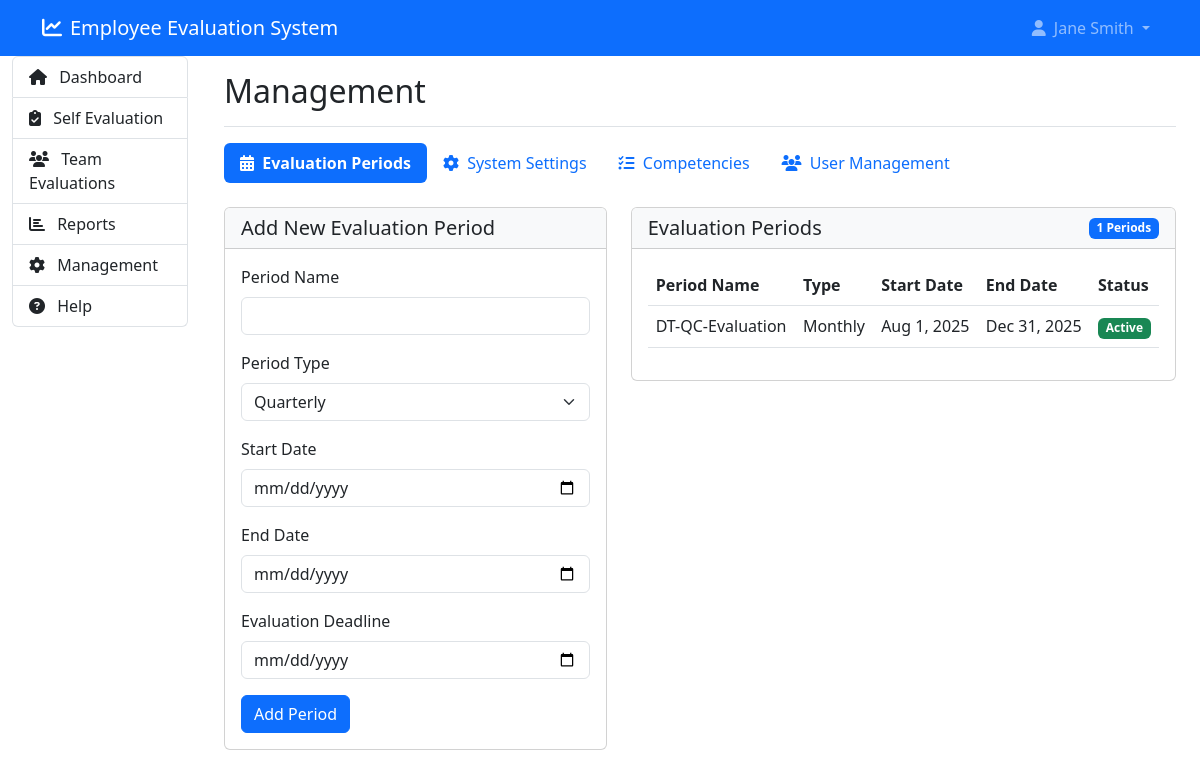
Page /management1.php (signed in) on the committed database.
### tables this page shows
CREATE TABLE `evaluation_periods` (
  `period_id` int NOT NULL,
  `period_name` varchar(50) NOT NULL,
  `start_date` date NOT NULL,
  `end_date` date NOT NULL,
  `evaluation_deadline` date DEFAULT NULL,
  `period_type` enum('monthly','quarterly','bi_annual','annual') NOT NULL,
  `is_active` tinyint(1) DEFAULT '1',
  `created_at` timestamp NULL DEFAULT CURRENT_TIMESTAMP,
  `updated_at` timestamp NULL DEFAULT CURRENT_TIMESTAMP ON UPDATE CURRENT_TIMESTAMP
);

### management1.php (the view, shortened to what this page needs)
<?php
require_once 'config.php';
$stmt = $pdo->query("SELECT * FROM evaluation_periods ORDER BY start_date DESC");
$periods = $stmt->fetchAll(PDO::FETCH_ASSOC);
?>
<!DOCTYPE html>
<html lang="en">
<head>
    <link href="https://cdn.jsdelivr.net/npm/bootstrap@5.3.0/dist/css/bootstrap.min.css" rel="stylesheet">
    <link rel="stylesheet" href="https://cdnjs.cloudflare.com/ajax/libs/font-awesome/6.4.0/css/all.min.css">
</head>
<body>
    <?php include 'header.php'; ?>
    <div class="container-fluid">
        <div class="row">
            <?php include 'sidebar.php'; ?>
            <main class="col-md-9 col-lg-10 px-md-4">
                <div class="d-flex justify-content-between flex-wrap flex-md-nowrap align-items-center pt-3 pb-2 mb-3 border-bottom">
                    <h1 class="h2">Management</h1>
                </div>
                <ul class="nav nav-pills mb-4" id="managementTabs" role="tablist">
                    <li class="nav-item" role="presentation">
                        <button class="nav-link active" id="periods-tab" data-bs-toggle="pill" data-bs-target="#periods" type="button" role="tab">
                            <i class="fas fa-calendar-alt me-1"></i> Evaluation Periods
                        </button>
                    </li>
                    <li class="nav-item" role="presentation">
                        <button class="nav-link" id="settings-tab" data-bs-toggle="pill" data-bs-target="#settings" type="button" role="tab">
                            <i class="fas fa-cog me-1"></i> System Settings
                        </button>
                    </li>
                    <li class="nav-item" role="presentation">
                        <button class="nav-link" id="competencies-tab" data-bs-toggle="pill" data-bs-target="#competencies" type="button" role="tab">
                            <i class="fas fa-list-check me-1"></i> Competencies
                        </button>
                    </li>
                    <li class="nav-item" role="presentation">
                        <button class="nav-link" id="users-tab" data-bs-toggle="pill" data-bs-target="#users" type="button" role="tab">
                            <i class="fas fa-users me-1"></i> User Management
                        </button>
                    </li>
                </ul>
                <div class="tab-content" id="managementTabsContent">
                    <div class="tab-pane fade show active" id="periods" role="tabpanel">
                        <div class="row">
                            <div class="col-md-5">
                                <div class="card">
                                    <div class="card-header bg-light">
                                        <h5 class="mb-0">Add New Evaluation Period</h5>
                                    </div>
                                    <div class="card-body">
                                        <form method="POST" action="">
                                            <div class="mb-3">
                                                <label for="period_name" class="form-label">Period Name</label>
                                                <input type="text" class="form-control" id="period_name" name="period_name" required>
                                            </div>
                                            <div class="mb-3">
                                                <label for="period_type" class="form-label">Period Type</label>
                                                <select class="form-select" id="period_type" name="period_type" required>
                                                    <option value="quarterly">Quarterly</option>
                                                </select>
                                            </div>
                                            <div class="mb-3">
                                                <label for="start_date" class="form-label">Start Date</label>
                                                <input type="date" class="form-control" id="start_date" name="start_date" required>
                                            </div>
                                            <div class="mb-3">
                                                <label for="end_date" class="form-label">End Date</label>
                                                <input type="date" class="form-control" id="end_date" name="end_date" required>
                                            </div>
                                            <div class="mb-3">
                                                <label for="evaluation_deadline" class="form-label">Evaluation Deadline</label>
                                                <input type="date" class="form-control" id="evaluation_deadline" name="evaluation_deadline" required>
                                            </div>
                                            <button type="submit" name="add_period" class="btn btn-primary">Add Period</button>
                                        </form>
                                    </div>
                                </div>
                            </div>
                            <div class="col-md-7">
                                <div class="card">
                                    <div class="card-header bg-light d-flex justify-content-between align-items-center">
                                        <h5 class="mb-0">Evaluation Periods</h5>
                                        <span class="badge bg-primary"><?php echo count($periods); ?> Periods</span>
                                    </div>
                                    <div class="card-body">
                                        <div class="table-responsive">
                                            <table class="table table-hover">
                                                <thead>
                                                    <tr>
                                                        <th>Period Name</th>
                                                        <th>Type</th>
                                                        <th>Start Date</th>
                                                        <th>End Date</th>
                                                        <th>Status</th>
                                                    </tr>
                                                </thead>
                                                <tbody>
                                                    <?php foreach ($periods as $period):
                                                        $is_active = (strtotime($period['end_date']) >= time() && $period['is_active'] == 1);
                                                    ?>
                                                    <tr>
                                                        <td><?php echo $period['period_name']; ?></td>
                                                        <td class="text-capitalize"><?php echo str_replace('_', ' ', $period['period_type']); ?></td>
                                                        <td><?php echo date('M j, Y', strtotime($period['start_date'])); ?></td>
                                                        <td><?php echo date('M j, Y', strtotime($period['end_date'])); ?></td>
                                                        <td>
                                                            <?php if ($is_active): ?>
                                                            <span class="badge bg-success">Active</span>
                                                            <?php else: ?>
                                                            <span class="badge bg-secondary">Inactive</span>
                                                            <?php endif; ?>
                                                        </td>
                                                    </tr>
                                                    <?php endforeach; ?>
                                                </tbody>
                                            </table>
                                        </div>
                                    </div>
                                </div>
                            </div>
                        </div>
                    </div>
                </div>
            </main>
        </div>
    </div>
</body>
</html>

### management1.php (style rules this page uses)
.nav-pills .nav-link.active { font-weight: 600; }

### rows in the picture
evaluation_periods: period_name "DT-QC-Evaluation", period_type "Monthly", start_date "Aug 1, 2025", end_date "Dec 31, 2025", is_active "Active"

### other values in the picture
$_SESSION['first_name'] "Jane"
$_SESSION['last_name'] "Smith"
count($periods) "1"
